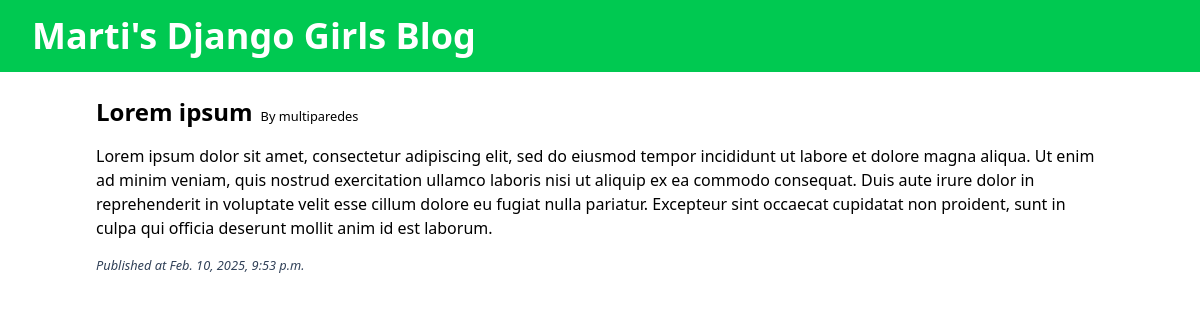
Before: / with the older database file.
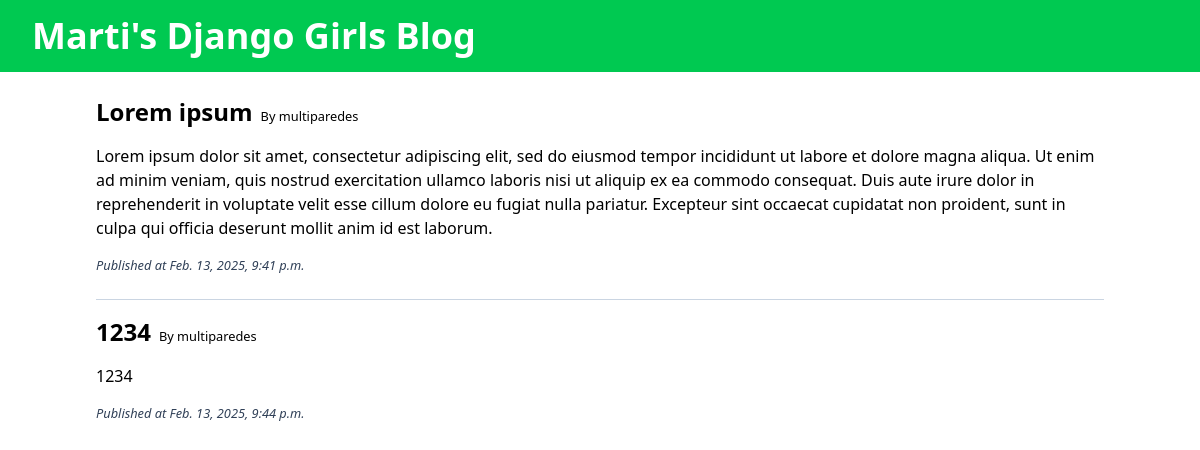
After: the same page with the newer database file.
### blog/models.py (models this page shows, shortened)
class Post(models.Model):
    author = models.ForeignKey(settings.AUTH_USER_MODEL, on_delete=models.CASCADE)
    title = models.CharField(max_length=200)
    text = models.TextField()
    created_date = models.DateTimeField(
        default=timezone.now)
    published_date = models.DateTimeField(
        blank=True, null=True)

### blog/views.py (the view)
# urls.py: path('', views.post_list, name='post_list'),
def post_list(request):
    posts = Post.objects.filter(published_date__lte=timezone.now()).order_by('published_date')
    return render(request, 'blog/post_list.html', {'posts': posts})

### blog/templates/blog/post_list.html
{% extends 'blog/base.html' %}
{% block content %}
    {% for post in posts %}
        <div>
            <div class="flex flex-col align-contents-center gap-4">
                <div class="flex gap-2 items-baseline">
                <h2 class="text-2xl font-semibold"><a href="{% url 'post_detail' pk=post.pk %}">{{post.title}}</a></h2>
                <small>By {{post.author}}</small>
                </div>
                <p>{{post.text|linebreaksbr}}</p>
                <small class="text-slate-700 italic">Published at {{post.published_date}}</small>
            </div>
            {% if not forloop.last %}
                <hr class="mt-6 text-slate-300">
            {% endif %}
        </div>
    {% endfor %}
{% endblock %}

### blog/templates/blog/base.html (shortened to what this page needs)
{% load static %}
<!doctype html>
<html lang="en">
<head>
    <link rel="stylesheet" href="{% static 'css/blog.css' %}">
    <script src="https://unpkg.com/@tailwindcss/browser@4"></script>
</head>
<body>
    <header class="w-screen p-4 bg-green-500 text-white px-8 flex justify-between items-center">
        <h1 class="text-4xl font-bold"><a href="/">Marti's Django Girls Blog</a></h1>
    </header>
    <main class="flex flex-col gap-y-4 container mx-auto mt-4 gap-2 p-2">
        {% block content %}
        {% endblock %}
    </main>
</body>
</html>

Changed rows visible on the page:
changed Post "Lorem ipsum": published_date "Feb. 10, 2025, 9:53 p.m." → "Feb. 13, 2025, 9:41 p.m."
added Post: title "1234", author "multiparedes", text "1234", published_date "Feb. 13, 2025, 9:44 p.m."
